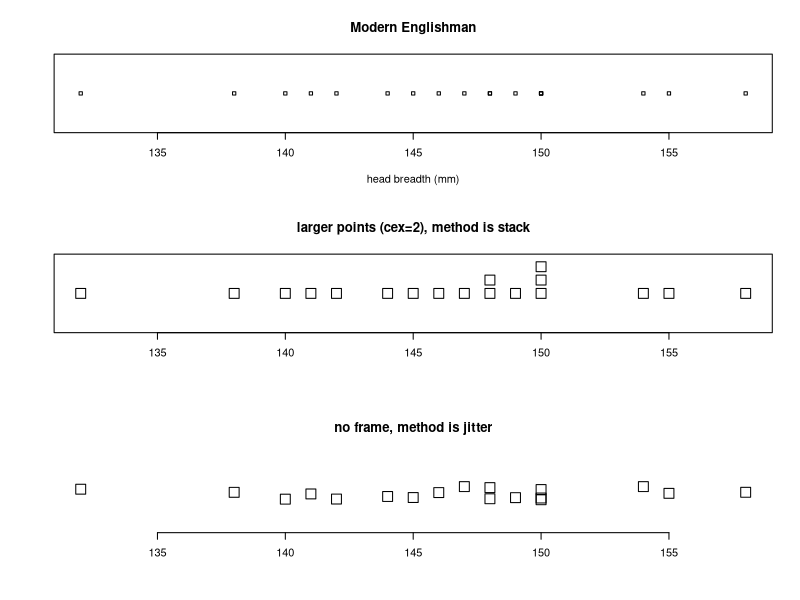
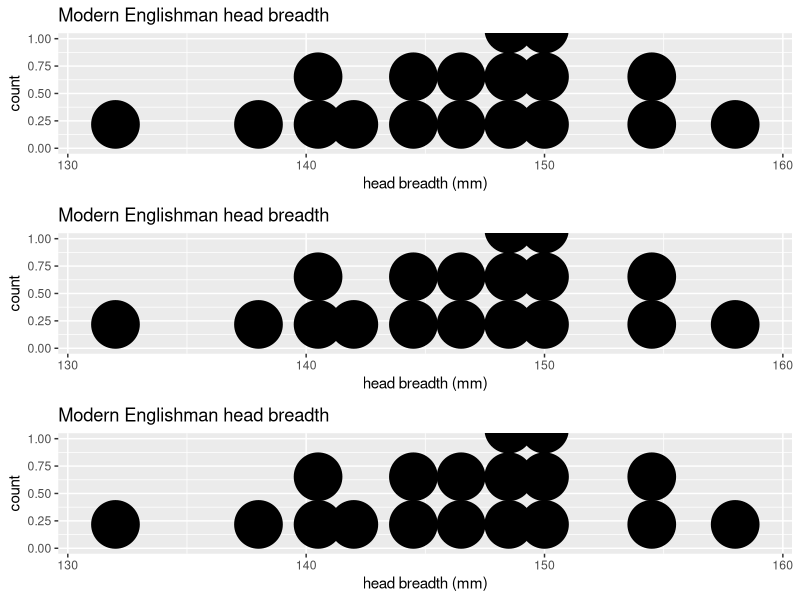

The R script that drew these images, in order:
#### stripchart-ggplot
# stripchart (dotplot) using R base graphics
install.packages("ggplot2")
install.packages("gridExtra")
hb <- c(141, 148, 132, 138, 154, 142, 150, 146, 155, 158, 150, 140, 147, 148, 144, 150, 149, 145)
#3 rows, 1 columm
par(mfrow=c(3,1))
stripchart (hb, main = "Modern Englishman", xlab = "head breadth (mm)")
stripchart (hb, method = "stack", cex = 2
            , main = "larger points (cex=2), method is stack")
stripchart (hb, method="jitter", cex=2, frame.plot=FALSE
            , main = "no frame, method is jitter")

#dotplot using ggplot
library(ggplot2)
#first put hb vector into a data.frame
hb_df <- data.frame(hb)
p1 <- ggplot(hb_df, aes(x=hb))
p1 <- p1 + geom_dotplot (binwidth = 2)
p1 <- p1 + labs(title = "Modern Englishman head breadth")
p1 <- p1 + xlab("head breadth (mm)")

p2 <- ggplot(hb_df, aes(x=hb))
p2 <- p2 + geom_dotplot (binwidth = 2)
p2 <- p2 + labs(title = "Modern Englishman head breadth")
p2 <- p2 + xlab("head breadth (mm)")

p3 <- ggplot(hb_df, aes(x=hb))
p3 <- p3 + geom_dotplot (binwidth = 2)
p3 <- p3 + labs(title = "Modern Englishman head breadth")
p3 <- p3 + xlab("head breadth (mm)")

library(gridExtra)
grid.arrange(p1, p2, p3, ncol=1)
